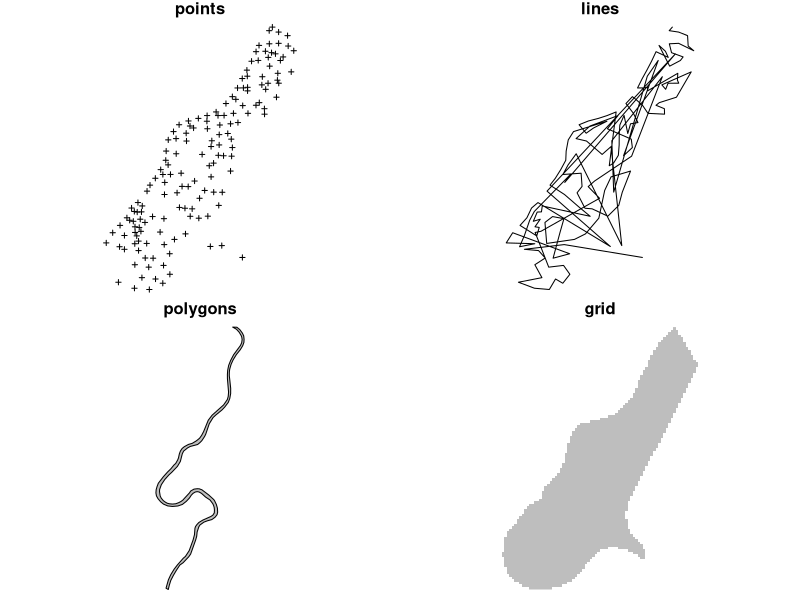

Generate this figure with R:
def.par <- par(no.readonly = TRUE)
oldpar = par(mar = c(0,0,1,0))
library(sp)
data(meuse)
coordinates(meuse) = c("x", "y")
layout(matrix(1:4, 2, 2, byrow = TRUE))
par(mar = c(0,0,1,0))
plot(meuse, cex = 0.6)
title("points")

cc = coordinates(meuse)
m.sl = SpatialLines(list(Lines(list(Line(cc)), "mess")))
plot(m.sl)
title("lines")

data(meuse.riv)
meuse.lst = list(Polygons(list(Polygon(meuse.riv)), "meuse.riv")) 
meuse.sr = SpatialPolygons(meuse.lst)
plot(meuse.sr, col = "grey")
title("polygons")

data(meuse.grid)
coordinates(meuse.grid) = c("x", "y")
meuse.grid <- as(meuse.grid, "SpatialPixels")
image(meuse.grid, col = "grey")
title("grid")
par(def.par)
cat("\n")
